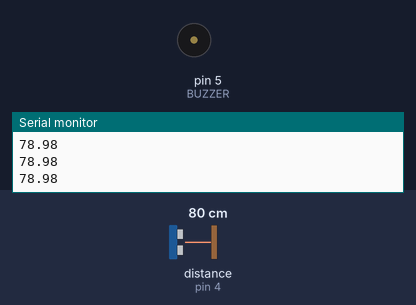
A sketch run on a simulated Arduino Uno, built with avr-gcc and run on an emulated ATmega328P. On the bench: buzzer (waves = sounding), the last lines printed to the serial monitor. Wiring (inferred from the names in the program): ultrasonic range finder: trigger pin 3; echo pin 4. The test bench sets the inputs (shaded band); at power-on: distance to the obstacle (sensor on pin 4) 80 cm. The echo pulse lasts 58.3 µs per cm.

Above: at 1.2 s.
1.3 s: distance to the obstacle (sensor on pin 4) set to 54 cm
2.8 s: distance to the obstacle (sensor on pin 4) set to 46 cm
At 2.99 s:
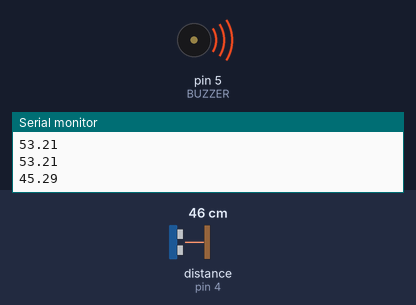
5.8 s: distance to the obstacle (sensor on pin 4) set to 12 cm
8.8 s: distance to the obstacle (sensor on pin 4) set to 9 cm
At 9.7 s:
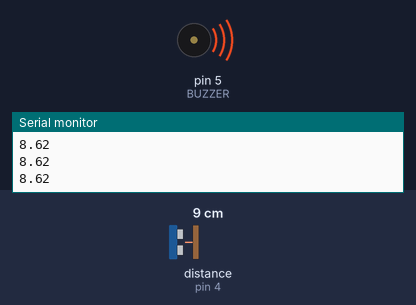
10.4 s: distance to the obstacle (sensor on pin 4) set to 35 cm
At 11.1 s:
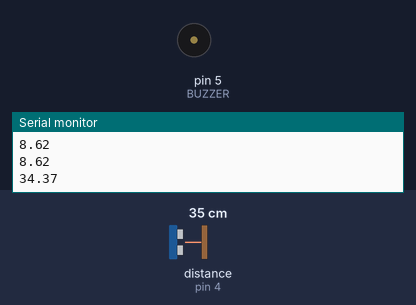
Timing chart, 0 to 14.4 s (numbered marks = the images above; inputs shaded):
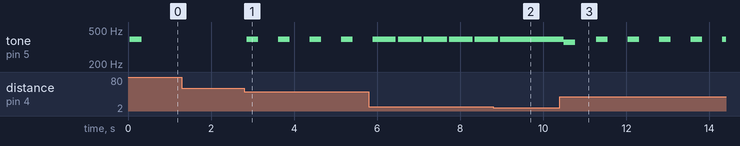

The sketch:

11.ino
```cpp
#define G4 1275

#define TRIG 3
#define ECHO 4
#define BUZZER 5

void setup() {
  Serial.begin(9600);
  pinMode(TRIG, OUTPUT);
  pinMode(ECHO, INPUT);
  pinMode(BUZZER, OUTPUT);
}

int delayTime = 1;
float distance = 0;
unsigned long preMicros = 0;
unsigned long curMicros;

void loop() {
  curMicros = micros();

  if(curMicros - preMicros >= 10000) {
    digitalWrite(TRIG, LOW);
    digitalWrite(ECHO, LOW);
    delayMicroseconds(2);
    digitalWrite(TRIG, HIGH);
    delayMicroseconds(10);
    digitalWrite(TRIG, LOW);

    distance = ((340.0f * pulseIn(ECHO, HIGH)) / 10000) / 2;
    Serial.println(distance);
    preMicros = curMicros;
  }

  if(distance <= 50) {
    for(int i = 0; i < 100; i++) {
      digitalWrite(BUZZER, HIGH);
      delayMicroseconds(G4);
      digitalWrite(BUZZER, LOW);
      delayMicroseconds(G4);
    }

    if(distance <= 10)
      delayTime = 1;
    else if(distance <= 20)
      delayTime = 100;
    else if(distance <= 30)
      delayTime = 500;
    else
      delayTime = 1000;

    delay(delayTime / 2);
  }
}
```

Measured:
- the behaviour switches between 51 and 50 cm on distance to the obstacle (sensor on pin 4) (found by bisection; images 0 and 1)
- the behaviour switches between 11 and 10 cm on distance to the obstacle (sensor on pin 4) (found by bisection; images 1 and 2)
- after the input at 2.8 s, tone on pin 5 (BUZZER): alternates 391 Hz for 0.28 s and silent for 0.48 s, starting after 0.06 s
- after the input at 8.8 s, tone on pin 5 (BUZZER): goes on until 9.0 s, then stays 391 Hz
- after the input at 10.4 s, tone on pin 5 (BUZZER): 391 Hz → 360 Hz after 0.09 s, then repeats every 0.78 s: silent 0.50 s, 391 Hz 0.28 s
